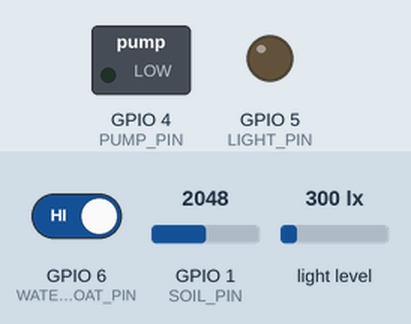
Recording of a sketch running on a simulated ESP32-S3. Shown: switched loads named in the sketch (green lamp = pin HIGH), output pins drawn as LEDs (lit = HIGH). The test bench sets the inputs (shaded band); at power-on: GPIO 6 (WATER_FLOAT_PIN) HIGH, GPIO 1 (SOIL_PIN) = 2048, light level 300 lx. WiFi joins after 1.5 s; servers stay silent unless stated; what the sketch prints to the serial monitor is not drawn.

Above: at 2.7 s.
2.8 s: GPIO 6 (WATER_FLOAT_PIN) driven LOW
7.6 s: GPIO 1 (SOIL_PIN) set to 2945
10.3 s: GPIO 1 (SOIL_PIN) set to 3037
At 13.6 s:
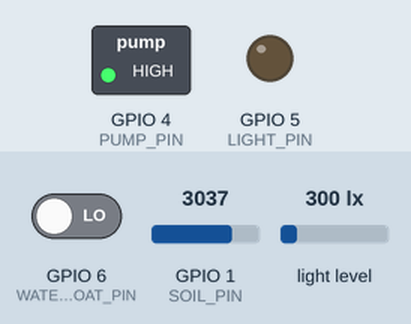
13.9 s: light level set to 218 lx
18.5 s: light level set to 183 lx
At 21.1 s:
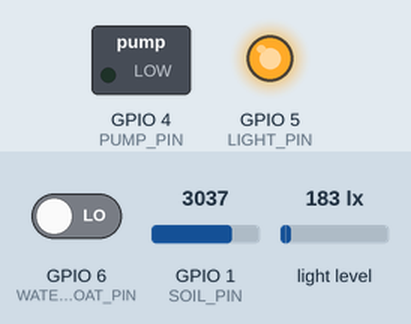
24.5 s: light level set to 500 lx
At 28.0 s:
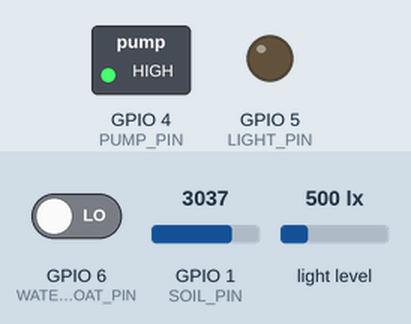
Timing chart, 0 to 29.5 s (numbered marks = the images above; inputs shaded):
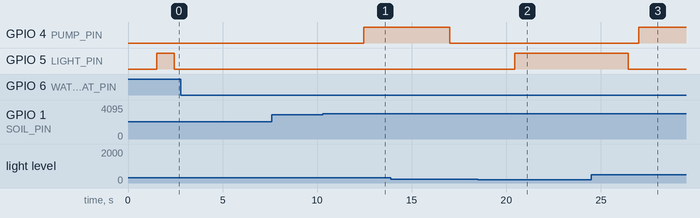

The sketch:

test_Module.ino
```cpp
#include <WiFi.h>
#include <Wire.h>
#include <BH1750.h>
#include <WiFiManager.h>
#include <Firebase_ESP_Client.h>

// Thêm các helper cho Firebase Client
#include <addons/TokenHelper.h>
#include <addons/RTDBHelper.h>

// --- Cấu hình Firebase ---
#define FIREBASE_HOST "smart-green-house-iot-default-rtdb.asia-southeast1.firebasedatabase.app"
#define FIREBASE_AUTH "1Gi5Y2PkpsymHPnnBAQAXHY8e6AyWf4OdqFwheer"

// --- Định nghĩa các chân kết nối ---
#define SOIL_PIN 1         // Cảm biến độ ẩm đất (Analog)
#define WATER_FLOAT_PIN 6  // Phao cảm biến mực nước (Digital)
#define PUMP_PIN 4         // Relay 1 - Máy bơm (Kích HIGH)
#define LIGHT_PIN 5        // Relay 2 - Đèn (Kích HIGH)

// --- Cấu hình mức kích rơ-le (BẬT/TẮT) ---
// Nếu Relay kích mức THẤP (Active LOW): đổi ON thành LOW, OFF thành HIGH
// Nếu Relay kích mức CAO (Active HIGH): giữ ON là HIGH, OFF là LOW
#define PUMP_ON HIGH
#define PUMP_OFF LOW

#define LIGHT_ON HIGH
#define LIGHT_OFF LOW

// Khởi tạo cảm biến và đối tượng Firebase
BH1750 lightMeter;
FirebaseData fbdo;
FirebaseAuth auth;
FirebaseConfig config;

// --- Các biến lưu trạng thái cảm biến ---
int soilRaw = 4095;
float lux = 0.0;
bool isWaterLow = true;

// --- Các ngưỡng cấu hình mặc định ---
int soilMin = 3000;        // Ngưỡng bắt đầu tưới (Đất khô -> raw tăng cao)
int soilMax = 1500;        // Ngưỡng dừng tưới (Đất ẩm -> raw giảm xuống)
float luxMin = 200.0;      // Ngưỡng bật đèn khi trời tối
bool pumpManual = false;   // Trạng thái bật bơm thủ công từ web
bool lightManual = false;  // Trạng thái bật đèn thủ công từ web
bool emergency = false;    // Trạng thái dừng khẩn cấp từ web

// --- Quản lý chu kỳ bơm nước tự động ---
unsigned long lastPumpTime = 0;
unsigned long lastFirebaseUpload = 0;
bool isPumpIntervalWaiting = false;

const unsigned long PUMP_RUN_DURATION = 5000;  // Bơm chạy 5 giây
const unsigned long PUMP_WAIT_DURATION = 10000; // Nghỉ 10 giây chờ nước thấm

void setup() {
  Serial.begin(115200);

  // Cấu hình chân Relay điều khiển
  pinMode(PUMP_PIN, OUTPUT);
  pinMode(LIGHT_PIN, OUTPUT);
  digitalWrite(PUMP_PIN, PUMP_OFF);
  digitalWrite(LIGHT_PIN, LIGHT_OFF);

  // Cấu hình phao nước (PULLUP nội bộ)
  pinMode(WATER_FLOAT_PIN, INPUT_PULLUP);

  // Khởi tạo I2C cho cảm biến ánh sáng BH1750 (GY-302)
  Wire.begin(8, 9);
  if (lightMeter.begin(BH1750::CONTINUOUS_HIGH_RES_MODE)) {
    Serial.println(F("Cảm biến BH1750 (GY-302) đã sẵn sàng!"));
  } else {
    Serial.println(F("Lỗi! Không kết nối được cảm biến BH1750."));
  }

  // Khởi tạo WiFiManager cấu hình WiFi tự động
  WiFiManager wm;
  Serial.println("Đang kết nối WiFi cũ hoặc phát AP 'ESP32_TuoiCay_Config'...");
  wm.autoConnect("ESP32_TuoiCay_Config");
  Serial.println("Kết nối WiFi thành công! Đang cấu hình Firebase...");

  // Cấu hình Firebase
  config.database_url = FIREBASE_HOST;
  config.signer.tokens.legacy_token = FIREBASE_AUTH;
  Firebase.reconnectNetwork(true);
  Firebase.begin(&config, &auth);

  Serial.println("Thiết lập hệ thống hoàn tất. Bắt đầu luồng kiểm soát!");
}

void loop() {
  if (!Firebase.ready()) return;
  unsigned long currentMillis = millis();

  // ============================================================
  // Task 1: Đọc cảm biến & Đồng bộ dữ liệu Firebase (Mỗi 2 giây)
  // ============================================================
  if (currentMillis - lastFirebaseUpload >= 2000) {
    lastFirebaseUpload = currentMillis;

    // Đọc cảm biến thực tế
    soilRaw = analogRead(SOIL_PIN);
    lux = lightMeter.readLightLevel();
    isWaterLow = (digitalRead(WATER_FLOAT_PIN) == HIGH); // HIGH là hết nước, LOW là còn nước

    // Xác định trạng thái thực tế của máy bơm và đèn
    String pumpStatus = "OFF";
    if (digitalRead(PUMP_PIN) == PUMP_ON) {
      if (pumpManual) pumpStatus = "ON_MANUAL";
      else pumpStatus = "ON_AUTO";
    }

    String lightStatus = "OFF";
    if (digitalRead(LIGHT_PIN) == LIGHT_ON) {
      if (lightManual) lightStatus = "ON_MANUAL";
      else lightStatus = "ON_AUTO";
    }

    // 1.1 Gửi dữ liệu sensor lên Firebase
    FirebaseJson sensorJson;
    sensorJson.set("soil_raw", soilRaw);
    sensorJson.set("lux", lux);
    sensorJson.set("water_status", isWaterLow ? "HET_NUOC" : "CON_NUOC");
    sensorJson.set("pump_status", pumpStatus);
    sensorJson.set("light_status", lightStatus);

    if (Firebase.RTDB.setJSON(&fbdo, "/sensor", &sensorJson)) {
      Serial.printf("[Firebase Send] Gửi thành công: Soil=%d, Lux=%.1f, Water=%s, Pump=%s, Light=%s\n",
                    soilRaw, lux, isWaterLow ? "HẾT NƯỚC" : "CÒN NƯỚC", pumpStatus.c_str(), lightStatus.c_str());
    } else {
      Serial.println("[Firebase Error] Lỗi gửi dữ liệu cảm biến: " + fbdo.errorReason());
    }

    // 1.2 Đọc các thông số cấu hình và lệnh điều khiển từ Firebase
    if (Firebase.RTDB.getJSON(&fbdo, "/setting")) {
      FirebaseJson &json = fbdo.jsonObject();
      FirebaseJsonData jsonData;

      json.get(jsonData, "soil_min");
      if (jsonData.success) soilMin = jsonData.intValue;

      json.get(jsonData, "soil_max");
      if (jsonData.success) soilMax = jsonData.intValue;

      json.get(jsonData, "lux_min");
      if (jsonData.success) luxMin = jsonData.floatValue;
    }

    if (Firebase.RTDB.getJSON(&fbdo, "/control")) {
      FirebaseJson &json = fbdo.jsonObject();
      FirebaseJsonData jsonData;

      json.get(jsonData, "pump_manual");
      if (jsonData.success) pumpManual = jsonData.boolValue;

      json.get(jsonData, "light_manual");
      if (jsonData.success) lightManual = jsonData.boolValue;

      json.get(jsonData, "emergency");
      if (jsonData.success) emergency = jsonData.boolValue;
    }
  }

  // ============================================================
  // Task 2: Logic điều khiển máy bơm (Dừng khẩn cấp / Khóa an toàn / Thủ công / Tự động)
  // ============================================================
  if (emergency) {
    // DỪNG KHẨN CẤP: Ngắt bơm ngay lập tức bất kể tự động hay thủ công
    digitalWrite(PUMP_PIN, PUMP_OFF);
    isPumpIntervalWaiting = false;
  }
  else if (isWaterLow) {
    // KHÓA AN TOÀN: Bể hết nước -> Cấm chạy bơm ngay lập tức để bảo vệ thiết bị
    digitalWrite(PUMP_PIN, PUMP_OFF);
    isPumpIntervalWaiting = false;
  }
  else if (pumpManual) {
    // Chế độ thủ công: Bật bơm trực tiếp từ Web Dashboard
    digitalWrite(PUMP_PIN, PUMP_ON);
    isPumpIntervalWaiting = false;
  }
  else {
    // Chế độ tự động
    // Nếu đất khô (chỉ số raw vượt quá mức tối thiểu soilMin) và đang không trong chu kỳ chờ thấm nước
    if (soilRaw >= soilMin && !isPumpIntervalWaiting) {
      digitalWrite(PUMP_PIN, PUMP_ON);
      lastPumpTime = currentMillis;
      isPumpIntervalWaiting = true;
      Serial.println("[BƠM TỰ ĐỘNG] Đất khô! Kích hoạt bơm nước (5 giây)...");
    }

    // Xử lý chu kỳ Bơm (5s) và Chờ thấm (10s)
    if (isPumpIntervalWaiting) {
      if (digitalRead(PUMP_PIN) == PUMP_ON) {
        // Nếu bơm đang chạy và đã đủ 5 giây -> Tắt bơm
        if (currentMillis - lastPumpTime >= PUMP_RUN_DURATION) {
          digitalWrite(PUMP_PIN, PUMP_OFF);
          lastPumpTime = currentMillis; // Bắt đầu tính thời gian chờ thấm
          Serial.println("[BƠM TỰ ĐỘNG] Đủ 5s chạy. Tắt bơm, chờ nước thấm (10 giây)...");
        }
      }
      else {
        // Nếu bơm đang tắt và đã đợi đủ 10 giây -> Cho phép đánh giá lại cảm biến ở chu kỳ sau
        if (currentMillis - lastPumpTime >= PUMP_WAIT_DURATION) {
          isPumpIntervalWaiting = false;
          Serial.println("[BƠM TỰ ĐỘNG] Đã hết 10 giây chờ thấm. Đang đánh giá lại độ ẩm đất...");
        }
      }
    } else {
      // Đảm bảo bơm luôn TẮT khi không có lệnh tưới tự động (khắc phục lỗi chuyển từ thủ công sang tự động vẫn tiếp tục bơm)
      digitalWrite(PUMP_PIN, PUMP_OFF);
    }
  }

  // ============================================================
  // Task 3: Logic điều khiển đèn chiếu sáng (Dừng khẩn cấp / Thủ công / Tự động)
  // ============================================================
  if (emergency) {
    // DỪNG KHẨN CẤP: Tắt đèn ngay lập tức
    digitalWrite(LIGHT_PIN, LIGHT_OFF);
  }
  else if (lightManual) {
    // Bật đèn thủ công từ web
    digitalWrite(LIGHT_PIN, LIGHT_ON);
  } else {
    // Tự động bật đèn khi cường độ sáng yếu hơn ngưỡng cài đặt
    if (lux < luxMin) {
      digitalWrite(LIGHT_PIN, LIGHT_ON);
    } else {
      digitalWrite(LIGHT_PIN, LIGHT_OFF);
    }
  }
}
```

Measured:
- the behaviour switches between 2999 and 3000 on GPIO 1 (SOIL_PIN) (found by bisection; images 0 and 1)
- the behaviour switches between 200 and 199 lx on light level (found by bisection; images 1 and 2)
- after the input at 2.8 s, every drawn part: stays the same
- after the input at 7.6 s, every drawn part: stays the same
- after the input at 10.3 s, GPIO 4 (PUMP_PIN): LOW → HIGH after 2.2 s
- after the input at 18.5 s, GPIO 5 (LIGHT_PIN): LOW → HIGH after 2.0 s
- after the input at 24.5 s, GPIO 5 (LIGHT_PIN): HIGH → LOW after 2.0 s
